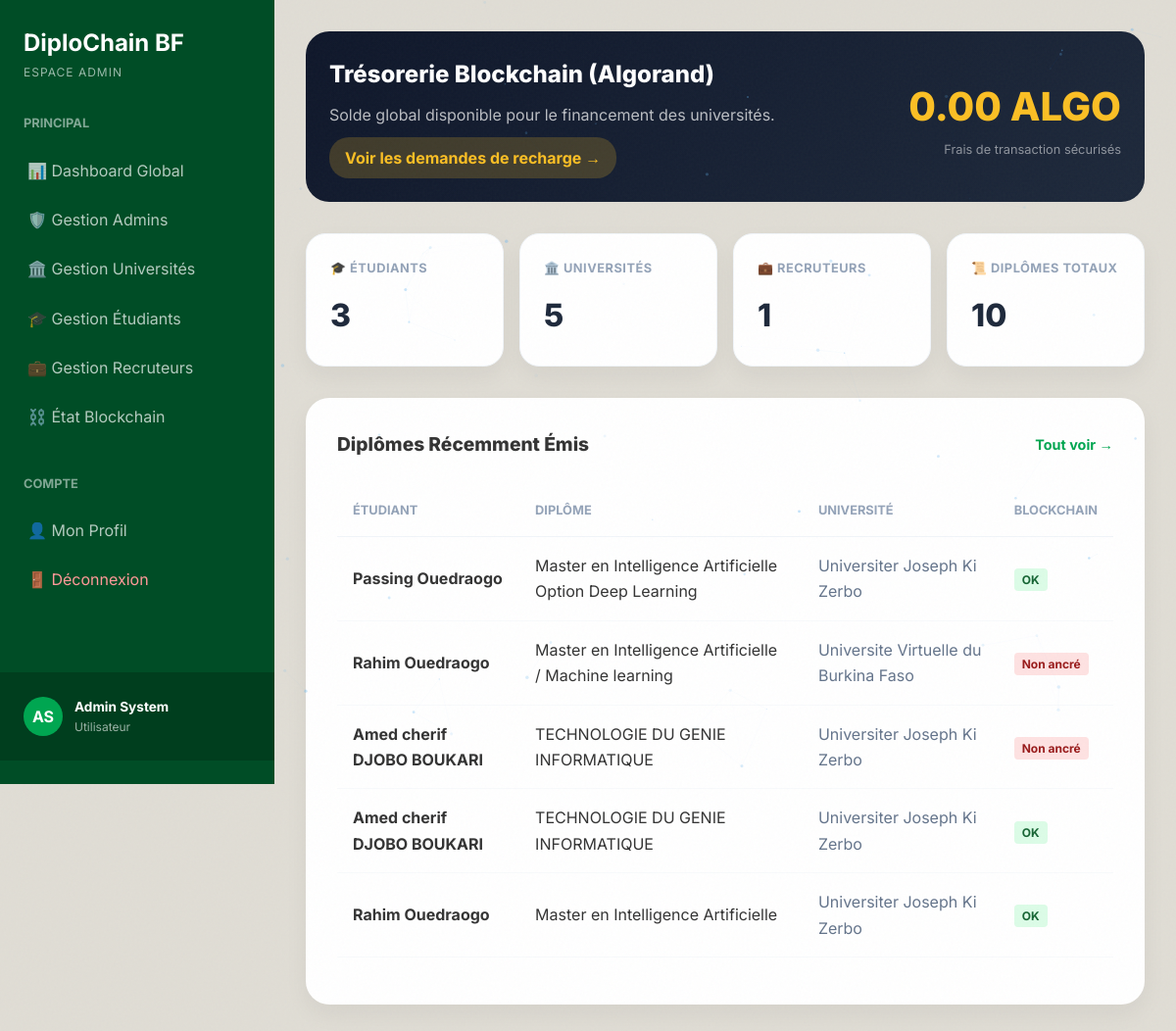
The app's page /dashboard/ (signed in) with its own data.
### accounts/models.py (models this page shows, shortened)
class CustomUser(AbstractUser):
    ROLE_CHOICES = (
        ('student', 'Étudiant'),
        ('institution', 'Institution/Université'),
        ('recruiter', 'Recruteur/Employeur'),
        ('admin', 'Administrateur'),
    )
    role = models.CharField(max_length=20, choices=ROLE_CHOICES, default='student')
    institution_name = models.CharField(max_length=255, blank=True, null=True)
    company_name = models.CharField(max_length=255, blank=True, null=True)
    job_title = models.CharField(max_length=255, blank=True, null=True)
    phone_number = models.CharField(max_length=20, blank=True, null=True)
    ine = models.CharField(max_length=50, blank=True, null=True, unique=True, verbose_name="INE / ID National")

### diplomas/models.py (models this page shows, shortened)
class Diploma(models.Model):
    student_first_name = models.CharField(max_length=100)
    student_last_name = models.CharField(max_length=100)
    student_email = models.EmailField(blank=True, null=True)
    student_id_number = models.CharField(max_length=50, verbose_name="Numéro d'étudiant")
    degree_name = models.CharField(max_length=255, verbose_name="Intitulé du diplôme")
    major = models.CharField(max_length=255, blank=True)
    graduation_date = models.DateField()
    institution = models.ForeignKey(Institution, on_delete=models.CASCADE, related_name='diplomas')
    issuer = models.ForeignKey(settings.AUTH_USER_MODEL, on_delete=models.SET_NULL, null=True, related_name='issued_diplomas')
    pdf_file = models.FileField(upload_to='diplomas/pdfs/', blank=True, null=True)
    unique_identifier = models.CharField(max_length=12, unique=True, editable=False)
    document_hash = models.CharField(max_length=64, unique=True, blank=True, null=True, editable=False)
    blockchain_tx_id = models.CharField(max_length=100, blank=True, null=True, verbose_name="ID Transaction Algorand")
    STATUS_CHOICES = [
        ('pending', 'En attente'),
        ('valid', 'Valide'),
        ('revoked', 'Révoqué'),
    ]
    status = models.CharField(max_length=20, choices=STATUS_CHOICES, default='valid')
    is_verified = models.BooleanField(default=False)
    created_at = models.DateTimeField(auto_now_add=True)
    updated_at = models.DateTimeField(auto_now=True)

class Institution(models.Model):
    name = models.CharField(max_length=255)
    acronym = models.CharField(max_length=20, blank=True)
    website = models.URLField(blank=True)
    blockchain_address = models.CharField(max_length=58, blank=True, null=True)
    blockchain_private_key = models.CharField(max_length=128, blank=True, null=True)
    blockchain_mnemonic = models.TextField(blank=True, null=True)
    is_active = models.BooleanField(default=True)
    created_at = models.DateTimeField(auto_now_add=True)

### dashboards/views.py (the view)
# urls.py: path('', views.dashboard_router, name='dashboard'),
@login_required
def dashboard_router(request):
    role = request.user.role
    if role == 'admin':
        return admin_dashboard(request)
    elif role == 'institution':
        return institution_dashboard(request)
    elif role == 'recruiter':
        return recruiter_dashboard(request)
    else:
        return student_dashboard(request)

### diplomas/blockchain_utils.py (called while the page is built, shortened)
def get_treasury_account():
    treso_mnemonic = os.getenv("TRESO_MNEMONIC")
    if not treso_mnemonic:
        return None, None, None

### dashboards/templates/dashboards/admin.html (shortened to what this page needs)
{% extends 'dashboards/base_dashboard.html' %}
{% block dash_content %}
<div class="treasury-card">
    <div>
        <h2 style="font-weight: 800; font-size: 1.5rem; margin-bottom: 8px;">Trésorerie Blockchain (Algorand)</h2>
        <p style="opacity: 0.7;">Solde global disponible pour le financement des universités.</p>
        <a href="{% url 'admin_topup_requests' %}" style="display: inline-block; margin-top: 10px; color: #fbbf24; text-decoration: none; font-weight: 700; background: rgba(251, 191, 36, 0.2); padding: 8px 16px; border-radius: 20px;">Voir les demandes de recharge →</a>
    </div>
    <div style="text-align: right;">
        <div class="balance-badge">{{ stats.treasury_balance|floatformat:2 }} ALGO</div>
        <p style="font-size: 0.8rem; opacity: 0.5;">Frais de transaction sécurisés</p>
    </div>
</div>
<div class="admin-stats-grid">
    <div class="stat-card-admin">
        <span class="stat-label">🎓 Étudiants</span>
        <span class="stat-value">{{ stats.student_count }}</span>
    </div>
    <div class="stat-card-admin">
        <span class="stat-label">🏛️ Universités</span>
        <span class="stat-value">{{ stats.uni_count }}</span>
    </div>
    <div class="stat-card-admin">
        <span class="stat-label">💼 Recruteurs</span>
        <span class="stat-value">{{ stats.recruiter_count }}</span>
    </div>
    <div class="stat-card-admin">
        <span class="stat-label">📜 Diplômes Totaux</span>
        <span class="stat-value">{{ stats.total_diplomas }}</span>
    </div>
</div>
<div class="recent-activity">
    <div style="display: flex; justify-content: space-between; align-items: center; margin-bottom: 24px;">
        <h3 style="font-weight: 800; font-size: 1.2rem;">Diplômes Récemment Émis</h3>
        <a href="#" style="color: #00a651; text-decoration: none; font-weight: 700; font-size: 0.9rem;">Tout voir →</a>
    </div>
    <div class="table-responsive">
        <table style="width: 100%; border-collapse: collapse; min-width: 600px;">
            <thead>
                <tr style="text-align: left; border-bottom: 1px solid #f1f5f9;">
                    <th style="padding: 16px; color: #94a3b8; font-size: 0.8rem; text-transform: uppercase;">Étudiant</th>
                    <th style="padding: 16px; color: #94a3b8; font-size: 0.8rem; text-transform: uppercase;">Diplôme</th>
                    <th style="padding: 16px; color: #94a3b8; font-size: 0.8rem; text-transform: uppercase;">Université</th>
                    <th style="padding: 16px; color: #94a3b8; font-size: 0.8rem; text-transform: uppercase;">Blockchain</th>
                </tr>
            </thead>
            <tbody>
                {% for diploma in recent_diplomas %}
                <tr style="border-bottom: 1px solid #f8fafc;">
                    <td style="padding: 16px; font-weight: 700;">{{ diploma.student_first_name }} {{ diploma.student_last_name }}</td>
                    <td style="padding: 16px;">{{ diploma.degree_name }}</td>
                    <td style="padding: 16px; color: #64748b;">{{ diploma.institution.name }}</td>
                    <td style="padding: 16px;">
                        {% if diploma.blockchain_tx_id %}
                        <span class="status-active">OK</span>
                        {% else %}
                        <span class="status-inactive">Non ancré</span>
                        {% endif %}
                    </td>
                </tr>
                {% empty %}
                <tr>
                    <td colspan="4" style="text-align: center; padding: 40px; color: #94a3b8;">Aucune activité récente.</td>
                </tr>
                {% endfor %}
            </tbody>
        </table>
    </div>
</div>
{% endblock %}

### dashboards/templates/dashboards/base_dashboard.html (shortened to what this page needs)
{% extends 'landing_page/base.html' %}
{% block content %}
<div class="dashboard-layout">
    <aside class="sidebar" id="sidebar">
        <div class="sidebar-brand">
            <h2>DiploChain BF</h2>
            <p>
                {% if request.user.role == 'institution' %}
                    Espace Établissement
                {% elif request.user.role == 'recruiter' %}
                    Espace Recruteur
                {% elif request.user.role == 'student' %}
                    Espace Étudiant
                {% elif request.user.role == 'admin' %}
                    Espace Admin
                {% else %}
                    Espace Utilisateur
                {% endif %}
            </p>
        </div>
        <div class="sidebar-nav">
            <div class="nav-section">
                <div class="nav-title">Principal</div>
                {% if request.user.role == 'admin' %}
                    <a href="{% url 'dashboard' %}" class="nav-item {% if request.resolver_match.url_name == 'dashboard_admin' %}active{% endif %}">📊 Dashboard Global</a>
                    <a href="{% url 'admin_manage_users' 'admin' %}" class="nav-item {% if role_key == 'admin' %}active{% endif %}">🛡️ Gestion Admins</a>
                    <a href="{% url 'admin_manage_users' 'institution' %}" class="nav-item {% if role_key == 'institution' %}active{% endif %}">🏛️ Gestion Universités</a>
                    <a href="{% url 'admin_manage_users' 'student' %}" class="nav-item {% if role_key == 'student' %}active{% endif %}">🎓 Gestion Étudiants</a>
                    <a href="{% url 'admin_manage_users' 'recruiter' %}" class="nav-item {% if role_key == 'recruiter' %}active{% endif %}">💼 Gestion Recruteurs</a>
                    <a href="{% url 'blockchain_status' %}" class="nav-item {% if request.resolver_match.url_name == 'blockchain_status' %}active{% endif %}">⛓️ État Blockchain</a>
                {% endif %}
            </div>
            <div class="nav-section">
                <div class="nav-title">Compte</div>
                <a href="{% url 'profile' %}" class="nav-item {% if request.resolver_match.url_name == 'profile' %}active{% endif %}">👤 Mon Profil</a>
                <a href="{% url 'logout' %}" class="nav-item" style="color: #ff9999;">🚪 Déconnexion</a>
            </div>
        </div>
        <div class="sidebar-footer">
            <div class="inst-logo" style="background: var(--accent-green); color: white;">
                {{ request.user.first_name|slice:":1"|upper }}{{ request.user.last_name|slice:":1"|upper }}
            </div>
            <div>
                <div style="font-weight: 700; font-size: 0.85rem;">{{ request.user.get_full_name|default:request.user.username }}</div>
                <div style="font-size: 0.75rem; opacity: 0.6;">
                    {% if request.user.role == 'institution' %}
                        Agent Établissement
                    {% elif request.user.role == 'student' %}
                        Étudiant
                    {% elif request.user.role == 'recruiter' %}
                        Recruteur
                    {% else %}
                        Utilisateur
                    {% endif %}
                </div>
            </div>
        </div>
    </aside>
    <main class="main-content">
        {% block dash_content %}{% endblock %}
    </main>
</div>
{% endblock %}

### landing_page/static/landing_page/css/base.css (style rules this page uses)
:root { --bg-0: #050a18; --bg-1: #0b1426; --bg-2: #101e38; --bg-card: rgba(16, 30, 56, 0.75); --border: rgba(99, 179, 237, 0.13); --border-glow: rgba(99, 179, 237, 0.32); --blue-300: #90cdf4; --blue-400: #63b3ed; --blue-500: #4299e1; --blue-600: #3182ce; --cyan-400: #76e4f7; --cyan-500: #0bc5ea; --green-300: #9ae6b4; --green-400: #68d391; --green-500: #48bb78; --purple-400: #b794f4; --amber-400: #f6ad55; --red-300: #feb2b2; --red-400: #fc8181; --gradient-accent: linear-gradient(135deg, #4299e1 0%, #0bc5ea 100%); --gradient-hero: linear-gradient(135deg, #0f2a5e 0%, #050a18 55%, #0a1f3a 100%); --gradient-card: linear-gradient(145deg, rgba(16,30,56,0.92), rgba(5,10,24,0.92)); --gradient-danger: linear-gradient(135deg, #c53030, #742a2a); --gradient-success: linear-gradient(135deg, #276749, #22543d); --gradient-orange: linear-gradient(135deg, #c05621, #7b341e); --text-primary: #f0f4ff; --text-secondary: #94a3b8; --text-muted: #64748b; --radius-sm: 8px; --radius-md: 16px; --radius-lg: 24px; --radius-xl: 36px; --shadow-glow: 0 0 40px rgba(66,153,225,0.2); --shadow-card: 0 8px 32px rgba(0,0,0,0.45); --shadow-deep: 0 24px 64px rgba(0,0,0,0.6); --transition: all 0.3s cubic-bezier(0.4, 0, 0.2, 1); }
*, *::before, *::after { box-sizing: border-box; margin: 0; padding: 0; }
html { scroll-behavior: smooth; }
body { font-family: 'Inter', sans-serif; background: var(--bg-0); color: var(--text-primary); overflow-x: hidden; line-height: 1.65; }
a { color: inherit; }

### dashboards/templates/dashboards/base_dashboard.html (style rules this page uses)
:root { --sidebar-bg: #004d26; --main-bg: #e0ddd5; --accent-green: #00a651; --accent-amber: #b8860b; --accent-red: #d9534f; --text-dark: #333; --card-bg: #ffffff; --border-color: #ccc; }
body { background-color: var(--main-bg); color: var(--text-dark); }
.dashboard-layout { display: grid; grid-template-columns: 280px 1fr; min-height: 100vh; }
.sidebar { background: var(--sidebar-bg); color: white; padding: 24px 0; display: flex; flex-direction: column; position: sticky; top: 0; height: 100vh; z-index: 1000; transition: transform 0.3s ease; }
.sidebar-brand { padding: 0 24px 32px; }
.sidebar-brand h2 { font-size: 1.5rem; font-weight: 700; margin: 0; }
.sidebar-brand p { font-size: 0.75rem; opacity: 0.6; text-transform: uppercase; letter-spacing: 1px; }
.sidebar-nav { flex: 1; }
.nav-section { margin-bottom: 32px; }
.nav-title { padding: 0 24px; font-size: 0.8rem; font-weight: 700; opacity: 0.5; margin-bottom: 12px; text-transform: uppercase; }
.nav-item { padding: 12px 24px; display: flex; align-items: center; gap: 12px; color: rgba(255,255,255,0.7); text-decoration: none; transition: all 0.2s; border-left: 4px solid transparent; }
.sidebar-footer { padding: 24px; background: rgba(0,0,0,0.2); display: flex; align-items: center; gap: 12px; }
.inst-logo { width: 40px; height: 40px; background: orange; border-radius: 50%; display: flex; align-items: center; justify-content: center; font-weight: 700; color: #000; }
.main-content { padding: 32px; overflow-y: auto; }
.table-responsive { width: 100%; overflow-x: auto; -webkit-overflow-scrolling: touch; margin-bottom: 1rem; }

### dashboards/templates/dashboards/admin.html (style rules this page uses)
.admin-stats-grid { display: grid; grid-template-columns: repeat(auto-fit, minmax(160px, 1fr)); gap: 16px; margin-bottom: 32px; }
.stat-card-admin { background: white; border-radius: 20px; padding: 24px; box-shadow: 0 10px 25px rgba(0, 0, 0, 0.05); border: 1px solid #f1f5f9; display: flex; flex-direction: column; gap: 12px; }
.stat-label { font-size: 0.8rem; font-weight: 700; color: #94a3b8; text-transform: uppercase; letter-spacing: 0.5px; }
.stat-value { font-size: 2rem; font-weight: 800; color: #1e293b; }
.treasury-card { background: linear-gradient(135deg, #0f172a 0%, #1e293b 100%); color: white; padding: 24px; border-radius: 24px; margin-bottom: 32px; display: flex; justify-content: space-between; align-items: center; flex-wrap: wrap; gap: 20px; }
.balance-badge { font-size: 2.5rem; font-weight: 800; color: #fbbf24; }
.recent-activity { background: white; border-radius: 24px; padding: 32px; box-shadow: 0 10px 25px rgba(0, 0, 0, 0.05); }
.status-active { color: #166534; background: #dcfce7; padding: 4px 8px; border-radius: 4px; font-size: 0.75rem; font-weight: 700; }
.status-inactive { color: #991b1b; background: #fee2e2; padding: 4px 8px; border-radius: 4px; font-size: 0.75rem; font-weight: 700; }

### records on screen
CustomUser: user.first_name "A", user.last_name "S", user.get_full_name "Admin System"
Diploma: student_first_name "Passing", student_last_name "Ouedraogo", degree_name "Master en Intelligence Artificielle Option Deep Learning", institution.name "Universiter Joseph Ki Zerbo", shows "OK"
Diploma: student_first_name "Rahim", student_last_name "Ouedraogo", degree_name "Master en Intelligence Artificielle / Machine learning", institution.name "Universite Virtuelle du Burkina Faso", shows "Non ancré"
Diploma: student_first_name "Amed cherif", student_last_name "DJOBO BOUKARI", degree_name "TECHNOLOGIE DU GENIE INFORMATIQUE", institution.name "Universiter Joseph Ki Zerbo", shows "Non ancré"
Diploma: student_first_name "Amed cherif", student_last_name "DJOBO BOUKARI", degree_name "TECHNOLOGIE DU GENIE INFORMATIQUE", institution.name "Universiter Joseph Ki Zerbo", shows "OK"
Diploma: student_first_name "Rahim", student_last_name "Ouedraogo", degree_name "Master en Intelligence Artificielle", institution.name "Universiter Joseph Ki Zerbo", shows "OK"

### other values on screen
{{ stats.treasury_balance|floatformat:2 }} "0.00"
{{ stats.student_count }} "3"
{{ stats.uni_count }} "5"
{{ stats.recruiter_count }} "1"
{{ stats.total_diplomas }} "10"
